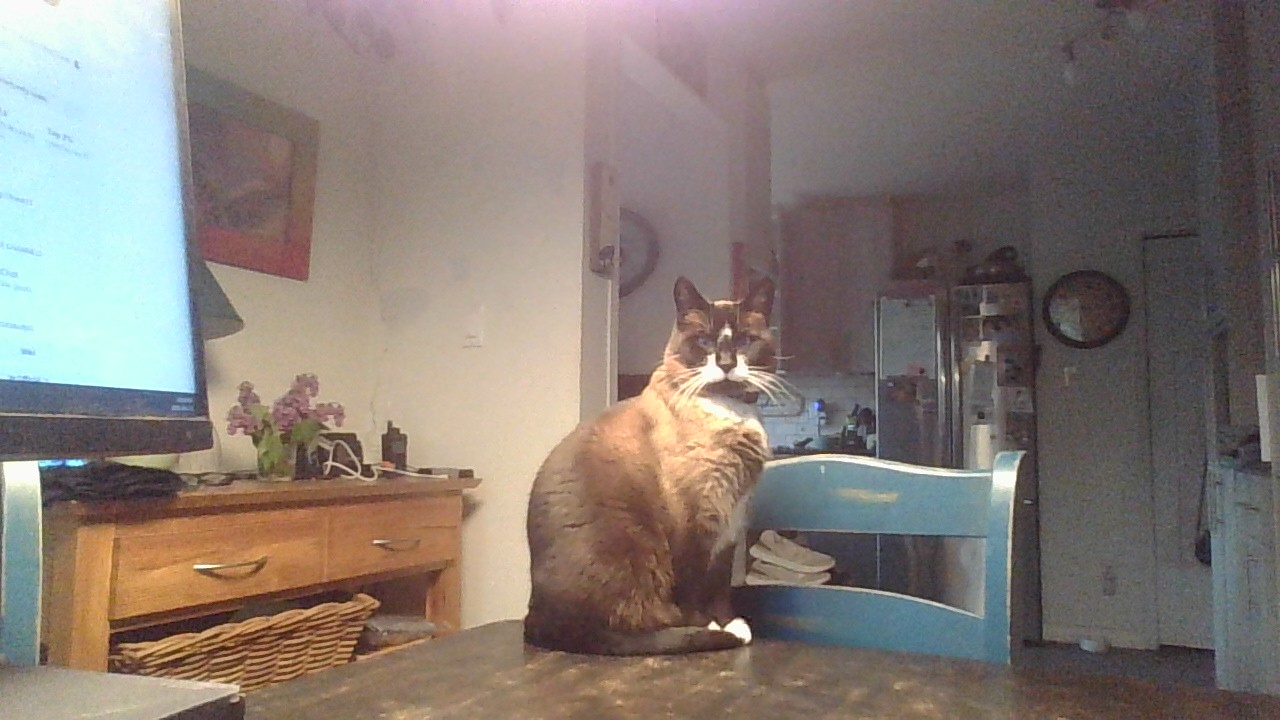
#> input picture demoFiles/cat.jpg, 1280 x 720 px, found by its file name
$ python SIFT.py
#> lines starting #> are read from the running program, lines starting #| are printed output that depends on the picture
import cv2 as cv
import os
import numpy as np
import matplotlib.pyplot as plt

def SIFT():
    root = os.getcwd()
    imgPath = os.path.join(root, 'demoFiles\\cat.jpg')
    imgGray = cv.imread(imgPath, cv.IMREAD_GRAYSCALE)
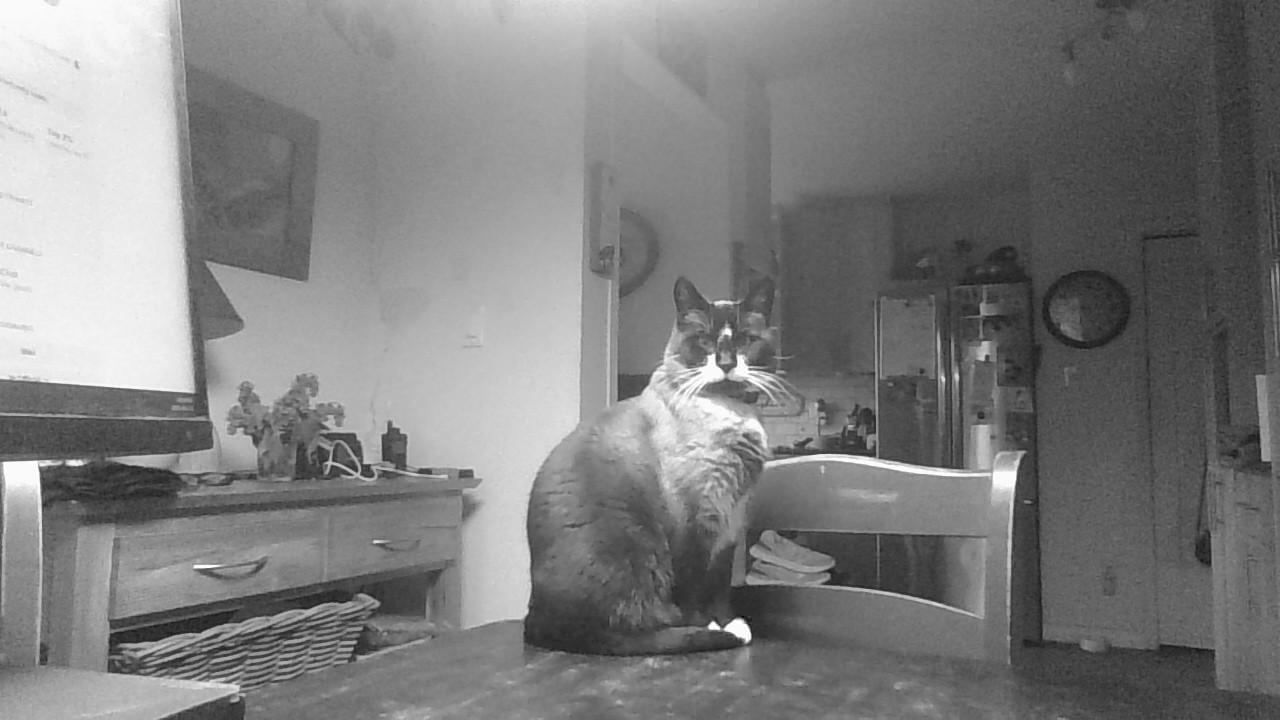
#> imgGray: shape (720, 1280); min 0, max 255, mean 125.4

    sift = cv.SIFT_create()
    keypoints = sift.detect(imgGray, None)
#> keypoints = 2547 keypoints; strongest (x, y, size): (739, 628, 13.1), (713, 626, 6), (727, 331, 5.9), (72, 463, 5.5)
    imgGray = cv.drawKeypoints(imgGray, keypoints, imgGray, flags=cv.DRAW_MATCHES_FLAGS_DRAW_RICH_KEYPOINTS)
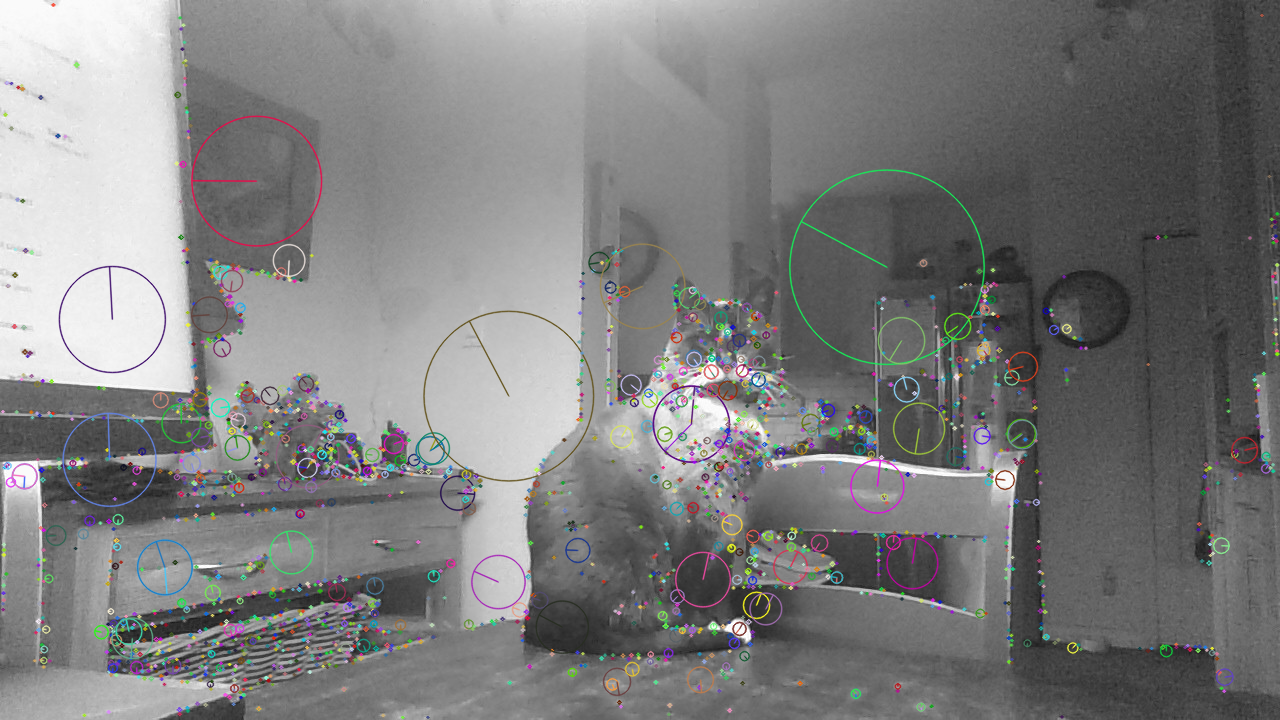
#> imgGray: shape (720, 1280, 3); mean of channels 0, 1, 2 125.5, 125.5, 125.5; drawn as B, G, R

    plt.figure()
    plt.imshow(imgGray)
    plt.show()

if __name__ == '__main__':
    SIFT()

$ run again, with demoFiles/lion.jpg copied over demoFiles/cat.jpg
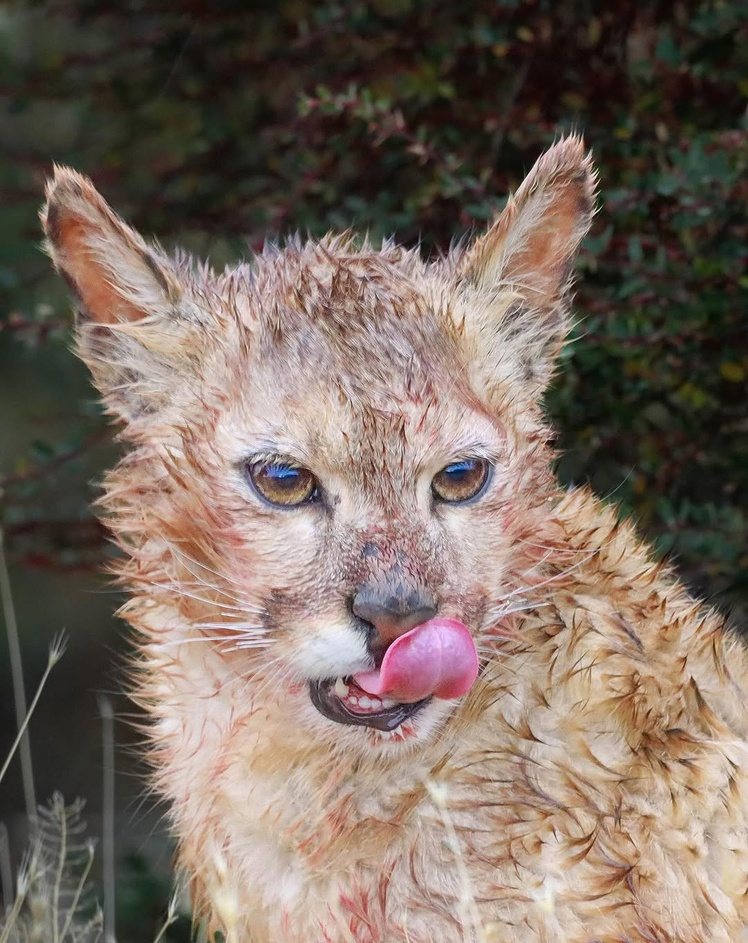
#> input picture demoFiles/lion.jpg, 748 x 943 px, shrunk from 1080 x 1361 before the run, found by its file name
#> in SIFT, `imgGray = cv.imread(imgPath, cv.IMREAD_GRAYSCALE)`:
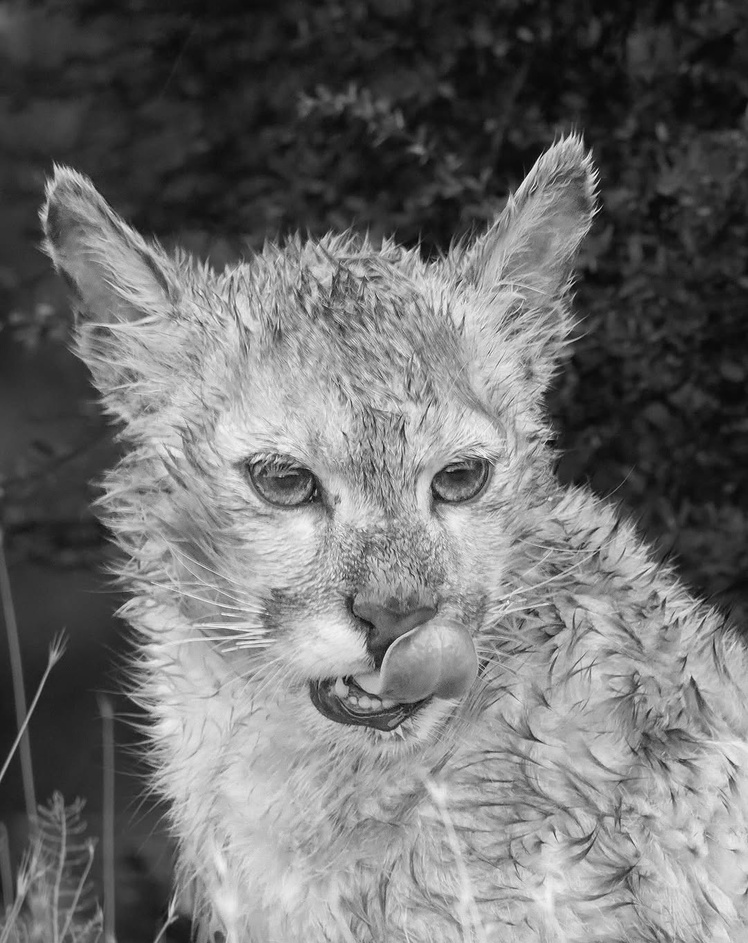
#> imgGray: shape (943, 748); min 0, max 254, mean 110.6
#> keypoints = 4555 keypoints; strongest (x, y, size): (462, 478, 33.1), (44, 216, 6.1), (593, 213, 3.9), (290, 483, 40.3)
#> in SIFT, `imgGray = cv.drawKeypoints(imgGray, keypoints, imgGray, flags=cv.DRAW_..`:
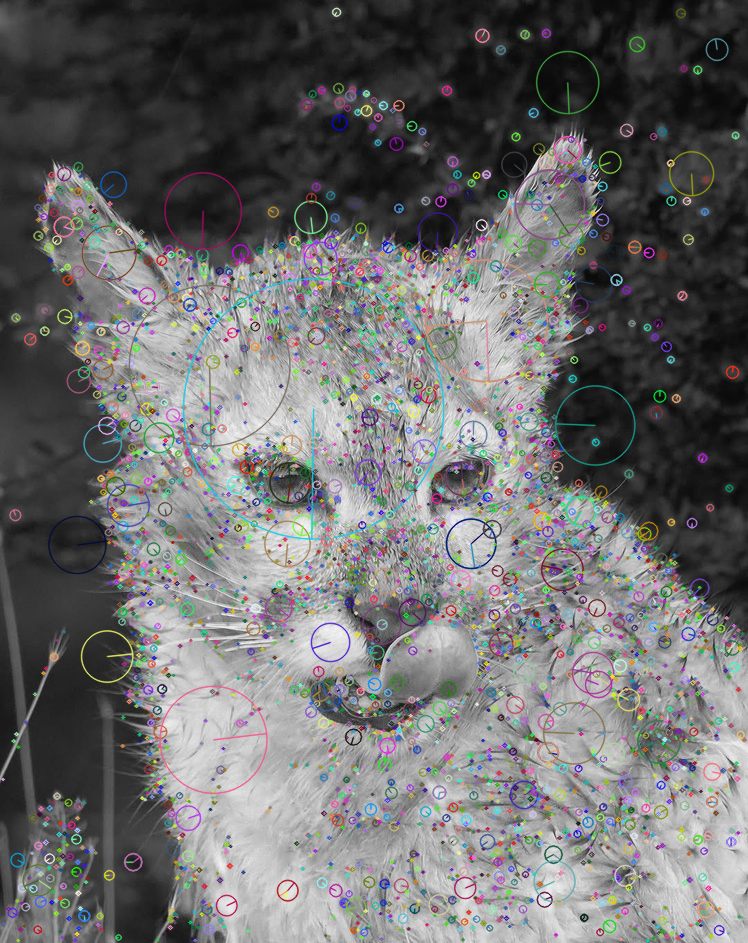
#> imgGray: shape (943, 748, 3); mean of channels 0, 1, 2 109.4, 109.1, 109.2; drawn as B, G, R

$ run again, with demoFiles/Harris.png saved as demoFiles/cat.jpg
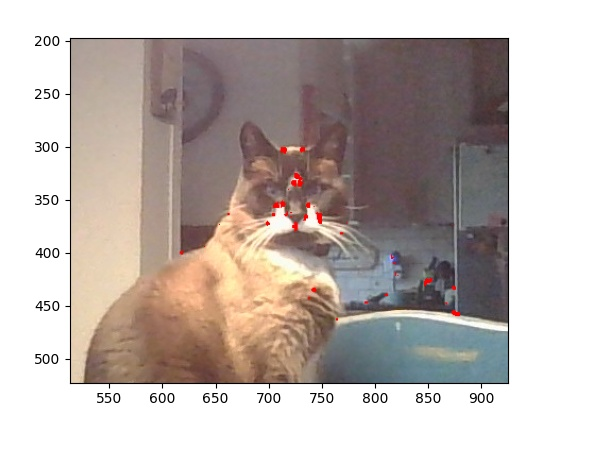
#> input picture demoFiles/Harris.png, 603 x 456 px, found by its file name
#> in SIFT, `imgGray = cv.imread(imgPath, cv.IMREAD_GRAYSCALE)`:
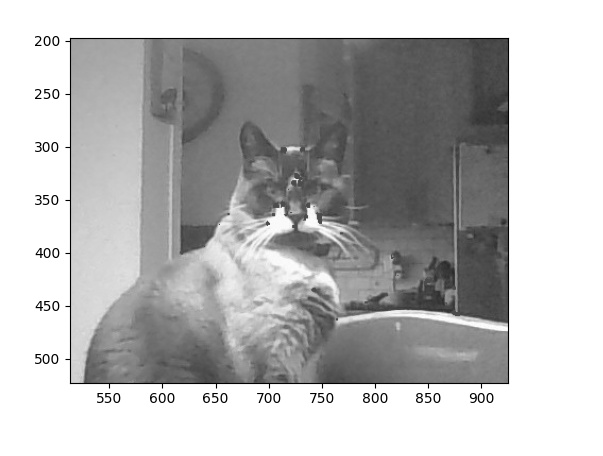
#> imgGray: shape (456, 603); min 0, max 255, mean 184.5
#> keypoints = 782 keypoints; strongest (x, y, size): (473, 396, 2), (366, 400, 2), (419, 400, 2), (41, 307, 2)
#> in SIFT, `imgGray = cv.drawKeypoints(imgGray, keypoints, imgGray, flags=cv.DRAW_..`:
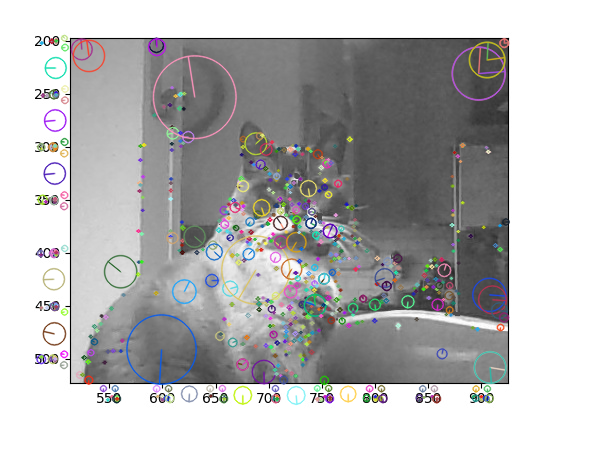
#> imgGray: shape (456, 603, 3); mean of channels 0, 1, 2 183.3, 183, 183.3; drawn as B, G, R

$ run again, with demoFiles/Hough.png saved as demoFiles/cat.jpg
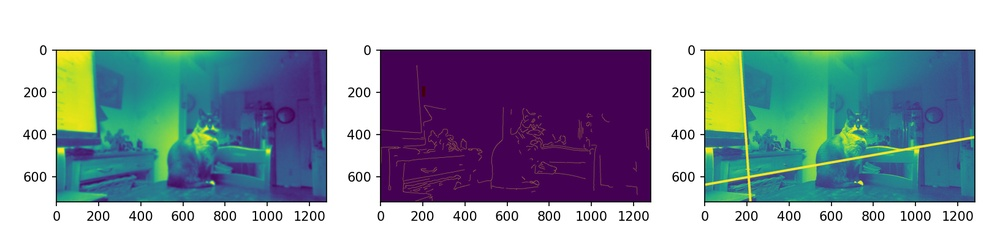
#> input picture demoFiles/Hough.png, 1000 x 252 px, shrunk from 1632 x 412 before the run, found by its file name
#> in SIFT, `imgGray = cv.imread(imgPath, cv.IMREAD_GRAYSCALE)`:
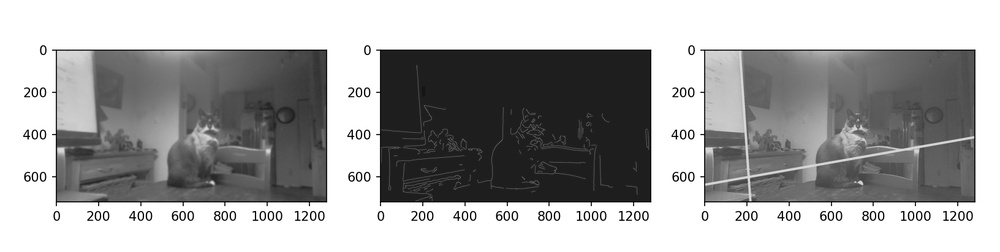
#> imgGray: shape (252, 1000); min 0, max 255, mean 166.9
#> keypoints = 737 keypoints; strongest (x, y, size): (865, 218, 1.9), (541, 218, 1.9), (823, 217, 2), (217, 218, 1.9)
#> in SIFT, `imgGray = cv.drawKeypoints(imgGray, keypoints, imgGray, flags=cv.DRAW_..`:
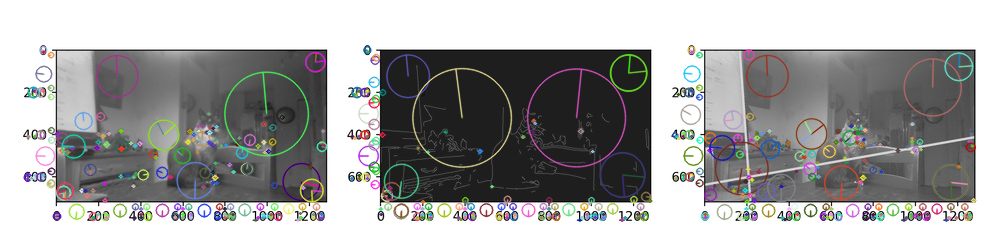
#> imgGray: shape (252, 1000, 3); mean of channels 0, 1, 2 165.9, 166.2, 166.4; drawn as B, G, R
